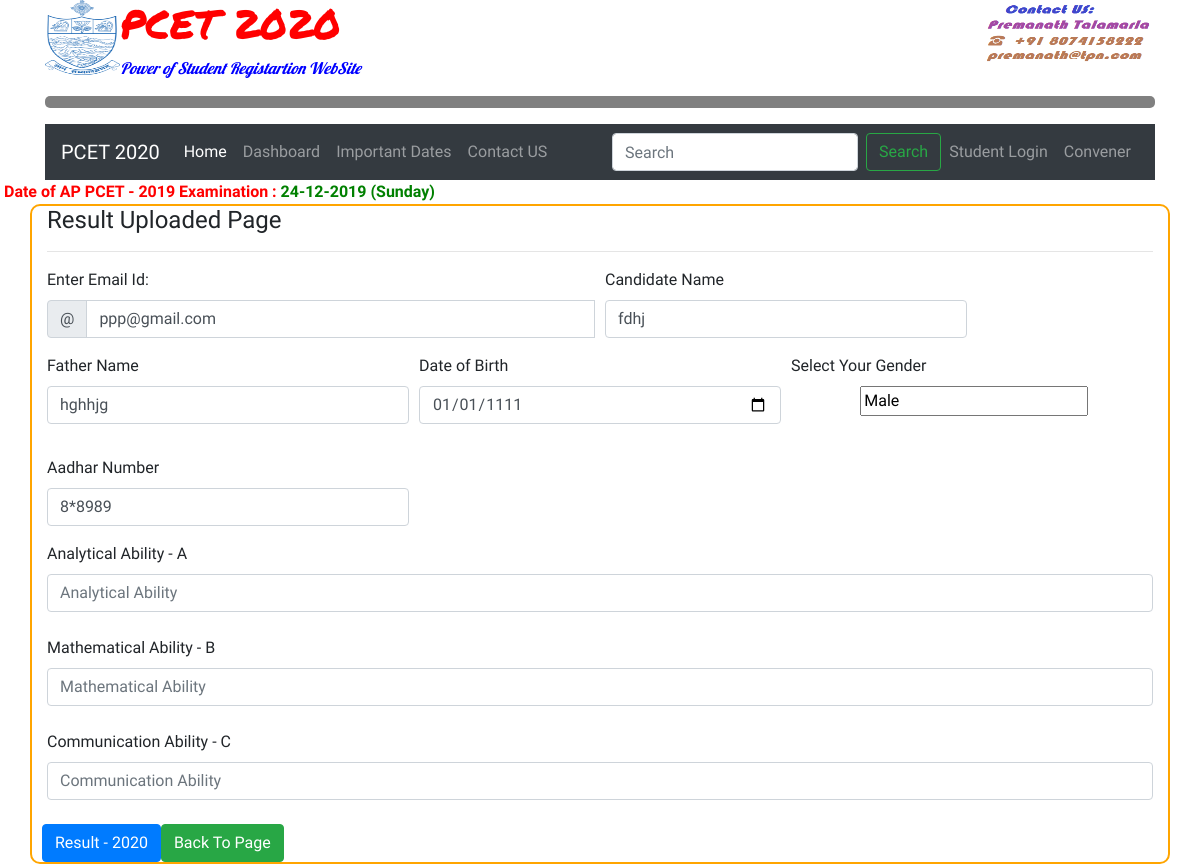
The page /uploadresult.php?uid=14 (signed in) on the database its author committed.
### tables this page shows
CREATE TABLE `users` (
  `id` int(11) NOT NULL,
  `email` varchar(255) NOT NULL,
  `password` varchar(300) NOT NULL,
  `cname` varchar(255) NOT NULL,
  `fname` varchar(255) NOT NULL,
  `mname` varchar(255) NOT NULL,
  `dob` varchar(255) NOT NULL,
  `gender` varchar(255) NOT NULL,
  `aadhar` varchar(100) NOT NULL,
  `bdist` varchar(255) NOT NULL,
  `bstate` varchar(255) NOT NULL,
  `rcard` varchar(255) NOT NULL,
  `mobile` varchar(100) NOT NULL,
  `income` varchar(255) NOT NULL,
  `cast` varchar(255) NOT NULL,
  `scat` varchar(255) NOT NULL,
  `coname` varchar(255) NOT NULL,
  `codist` varchar(255) NOT NULL,
  `costate` varchar(255) NOT NULL,
  `hno` varchar(255) NOT NULL,
  `village` varchar(255) NOT NULL,
  `mandal` varchar(255) NOT NULL,
  `dist` varchar(255) NOT NULL,
  `state` varchar(255) NOT NULL,
  `pincode` varchar(255) NOT NULL,
  `qexam` varchar(255) NOT NULL,
  `tecenter` varchar(255) NOT NULL,
  `image` varchar(255) NOT NULL,
  `signature` varchar(255) NOT NULL,
  `agree` varchar(255) NOT NULL,
  `posting_date` date NOT NULL
);

### uploadresult.php (the view, shortened to what this page needs)
<?php
include'dbconnection.php';
?>
<?php include 'base1.php';?>
<?php $ret=mysqli_query($con, "select * from users where id='".$_GET['uid']."'");
 while($row=mysqli_fetch_array($ret))
 { ?>
    <form name="update" method="post" action="" enctype="multipart/form-data" onSubmit="return valid();">
      <h4>Result Uploaded Page <hr> </h4>
                   <div class="form-row">
          <div class="col-md-6 mb-2">
           <label for="validationCustomUsername">Enter Email Id: </label>
           <div class="input-group">
             <div class="input-group-prepend">
               <span class="input-group-text" id="inputGroupPrepend">@</span>
             </div>
             <input type="text" class="form-control" id="validationCustomUsername" name="email" placeholder="Email Id"
             value="<?php echo $row['email'];?>"
              aria-describedby="inputGroupPrepend" required>
           </div>
         </div>
         <div class="col-md-4 mb-3">
           <label for="validationCustom01">Candidate Name</label>
           <input type="text" class="form-control" id="validationCustom01" placeholder="First name" name="cname"
           value="<?php echo $row['cname'];?>"
            required>
         </div>
         <div class="col-md-4 mb-3">
           <label for="validationCustom02">Father Name</label>
           <input type="text" class="form-control" id="validationCustom02" placeholder="Last name" name="fname"
           value="<?php echo $row['fname'];?>"
            required>
         </div>
          <div class="col-md-4 mb-3">
           <label for="validationCustom02">Date of Birth</label>
           <input type="date" class="form-control" id="validationCustom02"  placeholder="Last name" name="dob"
           value="<?php echo $row['dob'];?>"
            required>
         </div>
            <div class="col-md-4 mb-3">
                   <label for="validationCustom02">Select Your Gender</label><br>&emsp;&emsp;&emsp;&emsp;
           <div class="form-check form-check-inline">
       <input class="form-check-input" type="text" name="gender" id="inlineRadio1" value="<?php echo $row['gender'];?>">
     </div>&emsp;&emsp;&emsp;&emsp;
         </div>
         <div class="col-md-4 mb-3">
           <label for="validationCustom04">Aadhar Number</label>
           <input type="text" class="form-control" id="validationCustom04" placeholder="Aadhar Number" value="<?php echo $row['aadhar'];?>"  name="aadhar"required>
         </div>
          <div class="col-md-12 mb-4">
           <label for="validationCustom02">Analytical Ability - A </label>
           <input type="text" class="form-control" id="validationCustom02" placeholder="Analytical Ability" name="ab" value="<?php echo $row['ab'];?>" required>
         </div>
          <div class="col-md-12 mb-4">
           <label for="validationCustom01">Mathematical Ability - B </label>
           <input type="text" class="form-control" id="validationCustom01" placeholder="Mathematical Ability " name="mb" value="<?php echo $row['mb'];?>" required>
         </div>
          <div class="col-md-12 mb-4">
           <label for="validationCustom02">Communication Ability - C </label>
           <input class="form-control" type="text" id="inlineCheckbox1" value="<?php echo $row['cb'];?>" placeholder="Communication Ability " name="cb">
           </div>
        <br>
       <div class="cen">
       <button class="btn btn-primary" type="submit" name="update" value="Sign Up">Result  - 2020</button>
       </div><br>
       <div class="cen">
        <a class="btn btn-success" href="manage-users.php"> Back To Page </a>
       </div>
       <br>
     </form>
    <?php } ?>

### css/12.css (style rules this page uses)
body { font-family: 'Fondamento', cursive; }
.cen { text-align: center; }

### rows shown on the page
users: email "ppp@gmail.com", cname "fdhj", fname "hghhjg", dob "01/01/1111", gender "Male", aadhar "8*8989"
